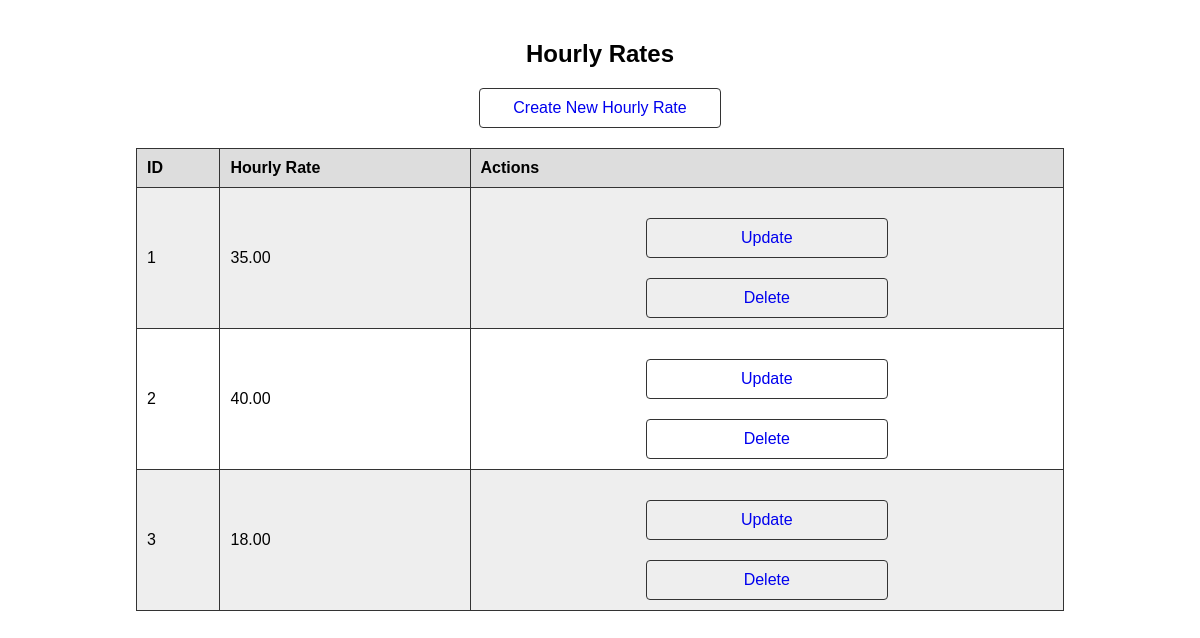
/asset_management/hourlyRate/view_hourly_rates.php, run on the app's committed database.
### tables this page shows
CREATE TABLE HourlyRate (
ID INT PRIMARY KEY AUTO_INCREMENT,
HourlyRate VARCHAR(255) NOT NULL
);

### asset_management/hourlyRate/view_hourly_rates.php (the view, shortened to what this page needs)
<?php
include '../includes/db_connection.php';
$sql = "SELECT * FROM HourlyRate";
$result = $conn->query($sql);
?>
<!DOCTYPE html>
<html lang="en">
<head>
</head>
<body>
    <h2>Hourly Rates</h2>
    <a href="create_hourly_rate.php">Create New Hourly Rate</a>
    <table>
        <tr>
            <th>ID</th>
            <th>Hourly Rate</th>
            <th>Actions</th>
        </tr>
        <?php while ($row = $result->fetch_assoc()) : ?>
            <tr>
                <td><?php echo $row['ID']; ?></td>
                <td><?php echo $row['HourlyRate']; ?></td>
                <td>
                    <a href="update_hourly_rate.php?id=<?php echo $row['ID']; ?>">Update</a>
                    <a href="delete_hourly_rate.php?id=<?php echo $row['ID']; ?>">Delete</a>
                </td>
            </tr>
        <?php endwhile; ?>
    </table>
</body>
</html>

### asset_management/hourlyRate/view_hourly_rates.php (style rules this page uses)
body { font-family: Arial, sans-serif; margin: 0; padding: 20px; }
h2 { text-align: center; }
a { display: block; padding: 10px 20px; text-decoration: none; border: 1px solid #333; text-align: center; margin-top: 20px; border-radius: 4px; width: 200px; margin-left: auto; margin-right: auto; }
table { width: 80%; margin: 20px auto; border-collapse: collapse; }
th, td { padding: 10px; text-align: left; border: 1px solid #333; }
th { background-color: #ddd; }
tr:nth-child(even) { background-color: #eee; }

### data on the page
hourlyrate: ID "1", HourlyRate "35.00"
hourlyrate: ID "2", HourlyRate "40.00"
hourlyrate: ID "3", HourlyRate "18.00"
